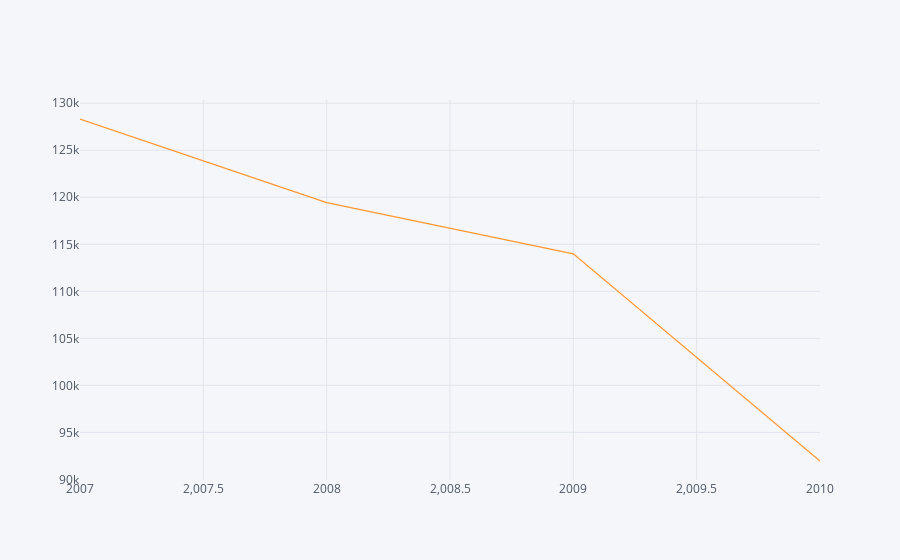

The notebook cell saved with this chart:
### Code cell
df_year.iplot()

### Figure 1 — Plotly figure (JSON) as saved in the notebook; plotly's stock layout.template omitted (floating-point values rounded to 4 significant figures)
{"data": [{"line": {"color": "rgba(255, 153, 51, 1.0)", "dash": "solid", "shape": "linear", "width": 1.3}, "mode": "lines", "name": "Power Consumption", "text": "", "type": "scatter", "x": [2007, 2008, 2009, 2010], "y": [128300.0, 119400.0, 114000.0, 91960.0]}], "layout": {"legend": {"bgcolor": "#F5F6F9", "font": {"color": "#4D5663"}}, "paper_bgcolor": "#F5F6F9", "plot_bgcolor": "#F5F6F9", "title": {"font": {"color": "#4D5663"}}, "xaxis": {"gridcolor": "#E1E5ED", "showgrid": true, "tickfont": {"color": "#4D5663"}, "title": {"font": {"color": "#4D5663"}, "text": ""}, "zerolinecolor": "#E1E5ED"}, "yaxis": {"gridcolor": "#E1E5ED", "showgrid": true, "tickfont": {"color": "#4D5663"}, "title": {"font": {"color": "#4D5663"}, "text": ""}, "zerolinecolor": "#E1E5ED"}}}
